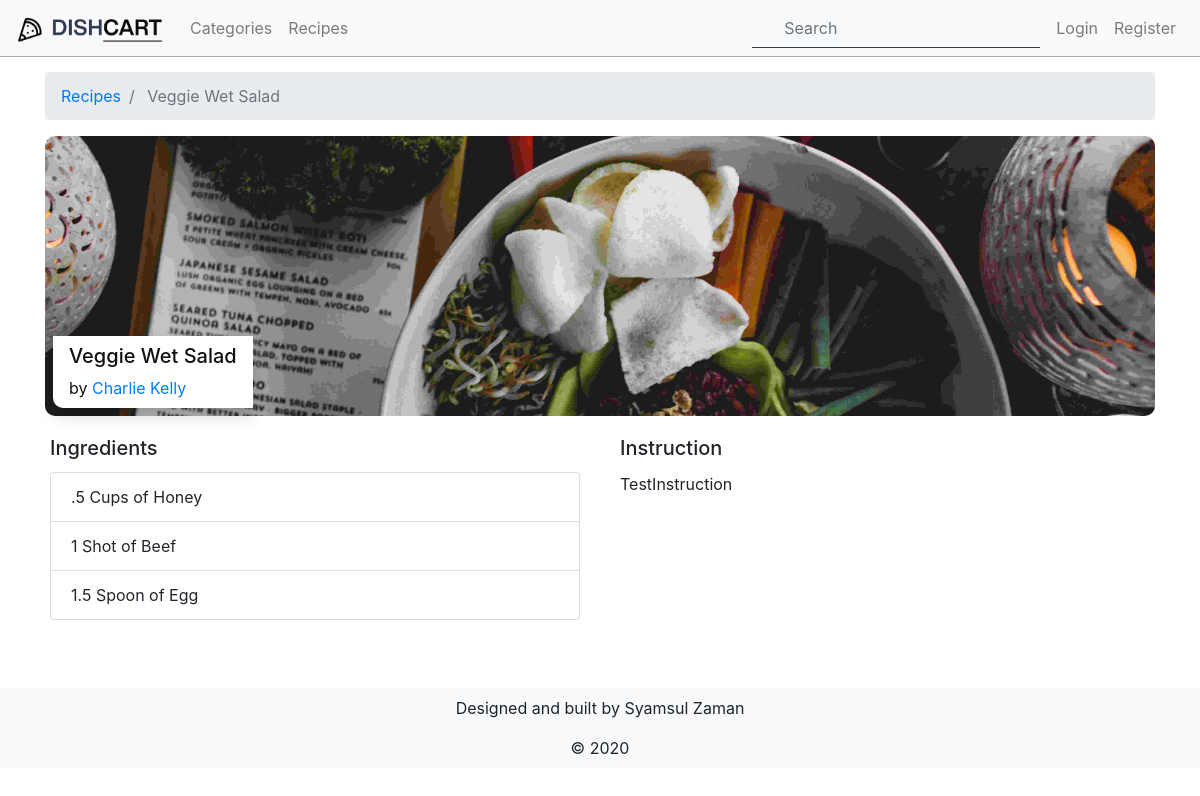
Screenshot of /recipes/detail/3 with the database file from the repository.
### tables this page shows
CREATE TABLE `recipes` (
  `id` int(11) NOT NULL,
  `image` varchar(50) NOT NULL DEFAULT 'default-recipe.jpg',
  `name` varchar(150) NOT NULL,
  `user_id` int(11) NOT NULL,
  `category` varchar(20) NOT NULL,
  `instruction` text NOT NULL,
  `created_at` date NOT NULL DEFAULT current_timestamp(),
  `updated_at` date NOT NULL DEFAULT current_timestamp()
);

CREATE TABLE `users` (
  `id` int(11) NOT NULL,
  `username` varchar(150) NOT NULL,
  `first_name` varchar(150) NOT NULL,
  `last_name` varchar(150) NOT NULL,
  `email` varchar(150) NOT NULL,
  `password` varchar(150) NOT NULL,
  `access_control_level` text DEFAULT NULL,
  `profile_picture` varchar(50) NOT NULL DEFAULT 'default.png',
  `cover_picture` varchar(150) DEFAULT 'default-cover.jpg',
  `about` text DEFAULT NULL,
  `deleted` int(11) DEFAULT 0,
  `created_at` date NOT NULL DEFAULT current_timestamp(),
  `updated_at` date NOT NULL DEFAULT current_timestamp()
);

CREATE TABLE `measurement_quantity` (
  `id` int(11) NOT NULL,
  `amount` varchar(3) NOT NULL,
  `created_at` date NOT NULL DEFAULT current_timestamp(),
  `updated_at` date NOT NULL DEFAULT current_timestamp()
);

CREATE TABLE `measurement_units` (
  `id` int(11) NOT NULL,
  `description` varchar(150) NOT NULL,
  `created_at` date NOT NULL DEFAULT current_timestamp(),
  `updated_at` date NOT NULL DEFAULT current_timestamp()
);

CREATE TABLE `ingredients` (
  `id` int(11) NOT NULL,
  `name` varchar(150) NOT NULL,
  `created_at` date NOT NULL DEFAULT current_timestamp(),
  `updated_at` date NOT NULL DEFAULT current_timestamp()
);

### app/controllers/RecipesController.php (called while the page is built, shortened)
<?php
class RecipesController extends Controller {
  public function detailAction($id) {
  	$recipe = $this->RecipesModel->findSingleRecipe($id);
    $this->view->recipe = $recipe;
    $this->view->render('recipes/detail');
  }
}
 ?>

### index.php (called while the page is built, shortened)
<?php
  function autoload($className) {
    $classArray = explode("\\", $className);
    $class = array_pop($classArray);
    $subPath = strtolower(implode(DS, $classArray));
    $path = ROOT . DS . $subPath . DS . $class. '.php';
  }
	$url = isset($_SERVER['PATH_INFO']) ? explode('/', ltrim($_SERVER["PATH_INFO"], "/")) : [];
  Router::route($url);
 ?>

### core/Database.php (called while the page is built, shortened)
<?php
class Database {
	private $_pdo, $_query, $_error = false, $_result, $_count = 0, $_lastInsertID = null;
	private function __construct() {
		try {
			$this->_pdo = new PDO('mysql:host='.DB_HOST.';dbname='.DB_NAME.';',DB_USERNAME, DB_PASSWORD);
			$this->_pdo->setAttribute(PDO::ATTR_ERRMODE, PDO::ERRMODE_EXCEPTION);
			$this->_pdo->setAttribute(PDO::ATTR_EMULATE_PREPARES, false);
		} catch (PDOException $e) {
			die($e->getMessage());
		}
	}
  public function query($sql, $params = [], $class = []) {
    if ($this->_query = $this->_pdo->prepare($sql)) {
      if ($this->_query->execute()) {
      	if ($class) {
          $this->_result = $this->_query->fetchAll(PDO::FETCH_CLASS, $class);
      	} else {
	        $this->_result = $this->_query->fetchAll(PDO::FETCH_OBJ);
      	}
      } else {
        $this->_error = true;
      }
    }
    return $this;
  }
}
?>

### core/Model.php (called while the page is built, shortened)
<?php
class Model {
	protected $_db, $_table, $_modelName, $_softDelete = false, $_validates = true, $_validationErrors = [];
	public function __construct($table) {
		$this->_db = Database::getInstance();
	}
  public function query($sql, $bind = []) {
  	return $this->_db->query($sql, $bind);
  }
}
?>

### app/models/Recipes.php (called while the page is built, shortened)
<?php
	class Recipes extends Model {
		public function findSingleRecipe($id = '',$params = []) {
			$sql = "
			SELECT
				users.first_name,
		    users.last_name,
        users.id AS user_id,
		    recipes.*,
		    measurement_quantity.amount,
		    measurement_units.description AS unit,
			  ingredients.name AS ingredient_name
  		FROM
			    recipes
			JOIN users ON users.id = recipes.user_id
			JOIN recipe_ingredients ON recipe_ingredients.recipe_id = recipes.id
			JOIN ingredients ON ingredients.id = recipe_ingredients.ingredient_id
			JOIN measurement_units ON measurement_units.id = recipe_ingredients.measurement_unit_id
			JOIN measurement_quantity ON measurement_quantity.id = recipe_ingredients.measurement_quantity_id
			WHERE recipes.id = " . $id . " ";
			return $this->query($sql)->results();
		}
	}
 ?>

### core/Helpers.php (called while the page is built, shortened)
<?php
class Helpers {
  public static function truncate($string, $num) {
    if (strlen($string) >= $num) {
      return join(array_slice(str_split($string), 0, $num)) . " ...";
    } else {
      return $string;
    }
  }
}
 ?>

### app/views/recipes/detail.php (the view, shortened to what this page needs)
<section id="recipe-detail">
  <nav aria-label="breadcrumb">
    <ol class="breadcrumb">
      <li class="breadcrumb-item"><a href="<?= PROJECT_ROOT; ?>recipes">Recipes</a></li>
      <li class="breadcrumb-item active" aria-current="page"> <?= Helpers::truncate($this->recipe[0]->name, 20); ?></li>
    </ol>
  </nav>
  <div class="recipe-detail-body">
  <div class="recipe-detail-img position-relative d-flex align-items-end" style="background-image: url('<?= STATIC_FILES; ?>/images/<?= $this->recipe[0]->image; ?>');">
      <div class="recipe-detail-box position-absolute px-3 py-2 mx-2 my-2 shadow bg-white">
      <h5 class="recipe-detail-title"> <?= Helpers::truncate($this->recipe[0]->name, 20); ?></h5>
        <span class="recipe-detail-chef">by <a href="<?= PROJECT_ROOT; ?>user/detail/<?= $this->recipe[0]->user_id; ?>"><?= $this->recipe[0]->first_name; ?> <?= $this->recipe[0]->last_name; ?></a></span>
      </div>
    </div>
    <div class="row">
      <div class="card-body col-xs-12 col-md-6">
        <h5 class="card-title">Ingredients</h5>
        <ul class="list-group">
          <?php foreach($this->recipe as $ingredient): ?>
          <li class="list-group-item">
            <?= $ingredient->amount; ?>
            <?= $ingredient->unit; ?> of
            <?= $ingredient->ingredient_name; ?>
          </li>
          <?php endforeach; ?>
        </ul>
      </div>
      <div class="card-body col-xs-12 col-md-6">
        <h5 class="card-title">Instruction</h5>
        <p class="text-left">
          <?= $this->recipe[0]->instruction; ?>
        </p>
      </div>
    </div>
  </div>
</section>

### public/css/app.css (style rules this page uses)
:root { --softWhite: #fff; --darkGray: gray; }
* { margin:0; padding:0; }
html { height: 100%; }
body { background-color: var(--softWhite); display: flex; flex-direction: column; min-height: 100%; }
.recipe-detail-img { height:280px; background-size:cover; background-position: center; border-radius: 10px; }
.recipe-detail-box { color: #111; background-color: #fff; border-bottom-left-radius: 10px; }

### rows the page displays
recipes: name "Veggie Wet Salad", image (placeholder picture), measurement_quantity.amount ".5", measurement_units.description "Cups", ingredients.name "Honey", measurement_quantity.amount "1", measurement_units.description "Shot", ingredients.name "Beef", measurement_quantity.amount "1.5", measurement_units.description "Spoon", ingredients.name "Egg", instruction "TestInstruction"
users: first_name "Charlie", last_name "Kelly"
